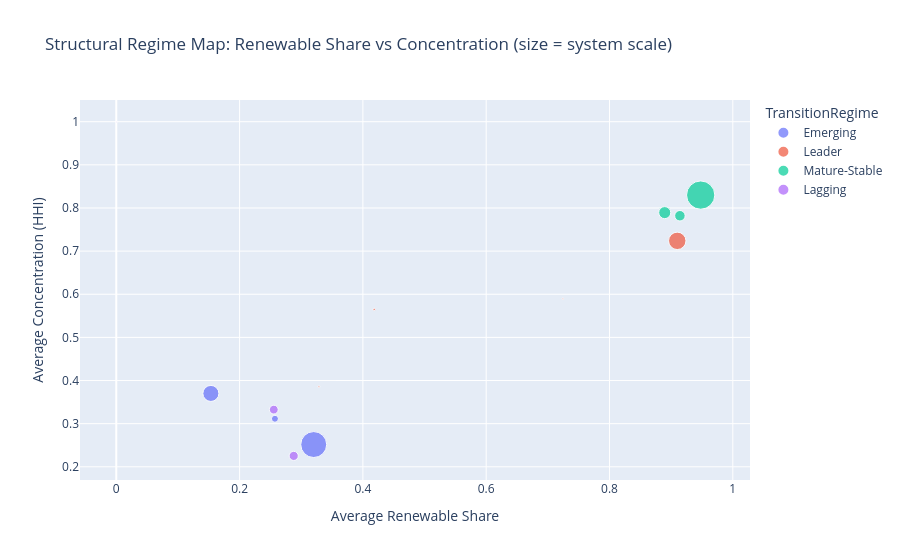

Source (notebook cell):
### Markdown cell above
## 3A. Structural EDA for Methodological Direction

Structural exploratory analysis identifies heterogeneity, volatility, concentration, and growth asymmetry that determine model family choice and validation design.

### Code cell
# Structural EDA (compact)
start_year = int(df["Year"].min())
end_year = int(df["Year"].max())

# Region-source growth evidence table
rs_start = df[df["Year"] == start_year][["Region", "Source", "Data"]].rename(columns={"Data": "start"})
rs_end = df[df["Year"] == end_year][["Region", "Source", "Data"]].rename(columns={"Data": "end"})
rs_growth = rs_start.merge(rs_end, on=["Region", "Source"], how="inner")
rs_growth["pct_change"] = np.where(
    rs_growth["start"] > 0,
    (rs_growth["end"] - rs_growth["start"]) / rs_growth["start"] * 100.0,
    np.nan,
)

# Volatility evidence table
rs_vol = (
    df[df["Region"] != "Canada"]
    .groupby(["Region", "Source"], as_index=False)["Data"]
    .std()
    .rename(columns={"Data": "std_capacity"})
)

# Structural summary constructed directly from observed data
reg_year_total = (
    df[df["Region"] != "Canada"]
    .groupby(["Region", "Year"], as_index=False)["Data"]
    .sum()
    .rename(columns={"Data": "region_total"})
)
reg_year_renew = (
    df[(df["Region"] != "Canada") & (df["Source"].isin(renew_sources))]
    .groupby(["Region", "Year"], as_index=False)["Data"]
    .sum()
    .rename(columns={"Data": "renew_total"})
)
reg_mix = reg_year_total.merge(reg_year_renew, on=["Region", "Year"], how="left").fillna({"renew_total": 0.0})
reg_mix["renew_share"] = reg_mix["renew_total"] / reg_mix["region_total"]
reg_mix["fossil_share"] = 1.0 - reg_mix["renew_share"]

shares_tmp = df[df["Region"] != "Canada"][["Region", "Year", "Source", "Data"]].merge(
    reg_year_total, on=["Region", "Year"], how="left"
 )
shares_tmp["src_share"] = shares_tmp["Data"] / shares_tmp["region_total"]
hhi_tmp = (
    shares_tmp.groupby(["Region", "Year"], as_index=False)
    .apply(lambda x: (x["src_share"] ** 2).sum(), include_groups=False)
    .rename(columns={None: "hhi"})
)
reg_mix = reg_mix.merge(hhi_tmp, on=["Region", "Year"], how="left")

r_start = reg_mix[reg_mix["Year"] == start_year][["Region", "renew_share"]].rename(columns={"renew_share": "renew_start"})
r_end = reg_mix[reg_mix["Year"] == end_year][["Region", "renew_share"]].rename(columns={"renew_share": "renew_end"})
reg_delta = r_start.merge(r_end, on="Region", how="inner")
reg_delta["renew_delta"] = reg_delta["renew_end"] - reg_delta["renew_start"]

region_struct = (
    reg_mix.groupby("Region", as_index=False)
    .agg(
        renew_mean=("renew_share", "mean"),
        fossil_mean=("fossil_share", "mean"),
        hhi_mean=("hhi", "mean"),
        capacity_mean=("region_total", "mean"),
    )
    .merge(reg_delta[["Region", "renew_delta"]], on="Region", how="left")
)

q_end = region_struct["renew_mean"].median()
q_delta = region_struct["renew_delta"].median()
region_struct["TransitionRegime"] = np.select(
    [
        (region_struct["renew_mean"] >= q_end) & (region_struct["renew_delta"] >= q_delta),
        (region_struct["renew_mean"] < q_end) & (region_struct["renew_delta"] >= q_delta),
        (region_struct["renew_mean"] >= q_end) & (region_struct["renew_delta"] < q_delta),
    ],
    ["Leader", "Emerging", "Mature-Stable"],
    default="Lagging",
)

fig_struct = px.scatter(
    region_struct,
    x="renew_mean",
    y="hhi_mean",
    size="capacity_mean",
    color="TransitionRegime",
    hover_name="Region",
    title="Structural Regime Map: Renewable Share vs Concentration (size = system scale)",
    labels={"renew_mean": "Average Renewable Share", "hhi_mean": "Average Concentration (HHI)"},
)
display(fig_struct)

top_growth = rs_growth.sort_values("pct_change", ascending=False).head(15)
top_volatility = rs_vol.groupby("Source", as_index=False)["std_capacity"].mean().sort_values("std_capacity", ascending=False)
display(top_growth)
display(top_volatility)

evidence_to_method = pd.DataFrame(
    [
        ["Large cross-region spread in renewable and concentration structure", "One global profile is insufficient", "Perform clustering before supervised modelling"],
        ["Non-linear regime separation in structure space", "Linear boundaries may underfit", "Prioritize non-linear classifiers in benchmark"],
        ["Source-level volatility asymmetry", "Error risk differs by source", "Use temporal validation and source-wise diagnostics"],
    ],
    columns=["Structural EDA Evidence", "Modelling Implication", "Implemented Choice"],
)
display(evidence_to_method)

### Figure 1 — Plotly figure (JSON) as saved in the notebook; plotly's stock layout.template omitted (floating-point values rounded to 4 significant figures)
{"data": [{"hovertemplate": "<b>%{hovertext}</b><br><br>TransitionRegime=Emerging<br>Average Renewable Share=%{x}<br>Average Concentration (HHI)=%{y}<br>capacity_mean=%{marker.size}<extra></extra>", "hovertext": ["AB", "NS", "ON"], "legendgroup": "Emerging", "marker": {"color": "#636efa", "size": [13620.0, 2617.0, 35680.0], "sizemode": "area", "sizeref": 105.9, "symbol": "circle"}, "mode": "markers", "name": "Emerging", "orientation": "v", "showlegend": true, "type": "scatter", "x": [0.1534, 0.2573, 0.3202], "xaxis": "x", "y": [0.3701, 0.3114, 0.2516], "yaxis": "y"}, {"hovertemplate": "<b>%{hovertext}</b><br><br>TransitionRegime=Leader<br>Average Renewable Share=%{x}<br>Average Concentration (HHI)=%{y}<br>capacity_mean=%{marker.size}<extra></extra>", "hovertext": ["BC", "NT", "PE", "YT"], "legendgroup": "Leader", "marker": {"color": "#EF553B", "size": [16070.0, 181.6, 295.2, 119.2], "sizemode": "area", "sizeref": 105.9, "symbol": "circle"}, "mode": "markers", "name": "Leader", "orientation": "v", "showlegend": true, "type": "scatter", "x": [0.9099, 0.3287, 0.4183, 0.7244], "xaxis": "x", "y": [0.7238, 0.3858, 0.5649, 0.5896], "yaxis": "y"}, {"hovertemplate": "<b>%{hovertext}</b><br><br>TransitionRegime=Mature-Stable<br>Average Renewable Share=%{x}<br>Average Concentration (HHI)=%{y}<br>capacity_mean=%{marker.size}<extra></extra>", "hovertext": ["MB", "NL", "QC"], "legendgroup": "Mature-Stable", "marker": {"color": "#00cc96", "size": [5837.0, 7693.0, 42380.0], "sizemode": "area", "sizeref": 105.9, "symbol": "circle"}, "mode": "markers", "name": "Mature-Stable", "orientation": "v", "showlegend": true, "type": "scatter", "x": [0.9142, 0.8896, 0.9479], "xaxis": "x", "y": [0.782, 0.7892, 0.8299], "yaxis": "y"}, {"hovertemplate": "<b>%{hovertext}</b><br><br>TransitionRegime=Lagging<br>Average Renewable Share=%{x}<br>Average Concentration (HHI)=%{y}<br>capacity_mean=%{marker.size}<extra></extra>", "hovertext": ["NB", "NU", "SK"], "legendgroup": "Lagging", "marker": {"color": "#ab63fa", "size": [4411.0, 54.3, 4101.0], "sizemode": "area", "sizeref": 105.9, "symbol": "circle"}, "mode": "markers", "name": "Lagging", "orientation": "v", "showlegend": true, "type": "scatter", "x": [0.2878, 0.0003556, 0.2555], "xaxis": "x", "y": [0.2253, 0.9993, 0.3326], "yaxis": "y"}], "layout": {"legend": {"itemsizing": "constant", "title": {"text": "TransitionRegime"}, "tracegroupgap": 0}, "title": {"text": "Structural Regime Map: Renewable Share vs Concentration (size = system scale)"}, "xaxis": {"anchor": "y", "domain": [0, 1], "title": {"text": "Average Renewable Share"}}, "yaxis": {"anchor": "x", "domain": [0, 1], "title": {"text": "Average Concentration (HHI)"}}}}
